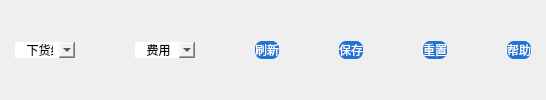
       <widget class="QWidget" name="widget_6" native="true">
        <property name="styleSheet">
         <string notr="true">QPushButton{
	border:none;
	border-radius:12px;	
	font: 15pt &quot;楷体&quot;;	
	background-color: rgb(255, 85, 0);
	color:rgb(255, 255, 255);
}
QPushButton:pressed{
	border:none;
	border-radius:12px;	
	font: 15pt &quot;楷体&quot;;	
	background-color: rgb(255, 85, 0);
	color: rgb(255, 85, 0);
}
QWidget{
	border:none;
}</string>
        </property>
        <layout class="QHBoxLayout" name="horizontalLayout_14">
         <property name="spacing">
          <number>60</number>
         </property>
         <property name="leftMargin">
          <number>15</number>
         </property>
         <property name="topMargin">
          <number>4</number>
         </property>
         <property name="rightMargin">
          <number>15</number>
         </property>
         <property name="bottomMargin">
          <number>4</number>
         </property>
         <item>
          <widget class="QComboBox" name="operation_from_combobox">
           <property name="styleSheet">
            <string notr="true">QComboBox{
	border:none;
	border-radius:7px;	
	font: 15pt &quot;微软雅黑&quot;;	
	background-color: rgb(255, 85, 0);
	color:rgb(255, 255, 255);
}
QComboBox:clicked{
	border:none;
	border-radius:7px;	
	font: 15pt &quot;微软雅黑&quot;;	
	background-color: rgb(255, 85, 0);
	color: rgb(255, 85, 0);
}
QComboBox::drop-down{
	width:30px;
	border-radius:7px;		
}
QComboBox QAbstractItemView{
	background-color:rgb(255, 170, 127);
}
QComboBox Items{
	
	font: 6pt &quot;微软雅黑&quot;;
}
border-color: qconicalgradient(cx:0.5, cy:0.5, angle:0, stop:0 rgba(35, 40, 3, 255), stop:0.16 rgba(136, 106, 22, 255), stop:0.225 rgba(166, 140, 41, 255), stop:0.285 rgba(204, 181, 74, 255), stop:0.345 rgba(235, 219, 102, 255), stop:0.415 rgba(245, 236, 112, 255), stop:0.52 rgba(209, 190, 76, 255), stop:0.57 rgba(187, 156, 51, 255), stop:0.635 rgba(168, 142, 42, 255), stop:0.695 rgba(202, 174, 68, 255), stop:0.75 rgba(218, 202, 86, 255), stop:0.815 rgba(208, 187, 73, 255), stop:0.88 rgba(187, 156, 51, 255), stop:0.935 rgba(137, 108, 26, 255), stop:1 rgba(35, 40, 3, 255));
</string>
           </property>
           <item>
            <property name="text">
             <string>  下货纸</string>
            </property>
           </item>
           <item>
            <property name="text">
             <string>  港源</string>
            </property>
           </item>
           <item>
            <property name="text">
             <string>  庆洋</string>
            </property>
           </item>
           <item>
            <property name="text">
             <string>  荣信</string>
            </property>
           </item>
           <item>
            <property name="text">
             <string>  瑞达</string>
            </property>
           </item>
           <item>
            <property name="text">
             <string>  盛唐</string>
            </property>
           </item>
           <item>
            <property name="text">
             <string>  外运</string>
            </property>
           </item>
           <item>
            <property name="text">
             <string>  新天</string>
            </property>
           </item>
           <item>
            <property name="text">
             <string>  远东</string>
            </property>
           </item>
           <item>
            <property name="text">
             <string>  中荣海</string>
            </property>
           </item>
          </widget>
         </item>
         <item>
          <widget class="QComboBox" name="operation_feiyong_combobox">
           <property name="styleSheet">
            <string notr="true">QComboBox{
	border:none;
	border-radius:7px;	
	font: 15pt &quot;微软雅黑&quot;;	
	background-color: rgb(255, 85, 0);
	color:rgb(255, 255, 255);
}
QComboBox:clicked{
	border:none;
	border-radius:7px;	
	font: 15pt &quot;微软雅黑&quot;;	
	background-color: rgb(255, 85, 0);
	color: rgb(255, 85, 0);
}
QComboBox::drop-down{
	width:30px;
	border-radius:7px;		
}
QComboBox QAbstractItemView{
	background-color:rgb(255, 170, 127);
}
QComboBox Items{
	
	font: 6pt &quot;微软雅黑&quot;;
}
border-color: qconicalgradient(cx:0.5, cy:0.5, angle:0, stop:0 rgba(35, 40, 3, 255), stop:0.16 rgba(136, 106, 22, 255), stop:0.225 rgba(166, 140, 41, 255), stop:0.285 rgba(204, 181, 74, 255), stop:0.345 rgba(235, 219, 102, 255), stop:0.415 rgba(245, 236, 112, 255), stop:0.52 rgba(209, 190, 76, 255), stop:0.57 rgba(187, 156, 51, 255), stop:0.635 rgba(168, 142, 42, 255), stop:0.695 rgba(202, 174, 68, 255), stop:0.75 rgba(218, 202, 86, 255), stop:0.815 rgba(208, 187, 73, 255), stop:0.88 rgba(187, 156, 51, 255), stop:0.935 rgba(137, 108, 26, 255), stop:1 rgba(35, 40, 3, 255));
</string>
           </property>
           <item>
            <property name="text">
             <string>  费用</string>
            </property>
           </item>
           <item>
            <property name="text">
             <string>  结算单</string>
            </property>
           </item>
           <item>
            <property name="text">
             <string>  确认单</string>
            </property>
           </item>
          </widget>
         </item>
         <item>
          <widget class="QPushButton" name="operation_refresh_btn">
           <property name="styleSheet">
            <string notr="true">QPushButton{
	border:none;
	border-radius:7px;	
	font: 15pt &quot;微软雅黑&quot;;	
	background-color: rgb(31, 117, 213);
	color:rgb(255, 255, 255);
}
QPushButton:pressed{
	border:none;
	border-radius:7px;	
	font: 15pt &quot;微软雅黑&quot;;	
	background-color: rgb(31, 117, 213);
	color: rgb(255, 85, 0);
}</string>
           </property>
           <property name="text">
            <string>刷新</string>
           </property>
          </widget>
         </item>
         <item>
          <widget class="QPushButton" name="operation_sql_btn">
           <property name="styleSheet">
            <string>QPushButton{
	border:none;
	border-radius:7px;	
	font: 15pt &quot;微软雅黑&quot;;	
	background-color: rgb(31, 117, 213);
	color:rgb(255, 255, 255);
}
QPushButton:pressed{
	border:none;
	border-radius:7px;	
	font: 15pt &quot;微软雅黑&quot;;	
	background-color: rgb(31, 117, 213);
	color: rgb(255, 85, 0);
}</string>
           </property>
           <property name="text">
            <string>保存</string>
           </property>
          </widget>
         </item>
         <item>
          <widget class="QPushButton" name="operation_reset_btn">
           <property name="styleSheet">
            <string notr="true">QPushButton{
	border:none;
	border-radius:7px;	
	font: 15pt &quot;微软雅黑&quot;;	
	background-color: rgb(31, 117, 213);
	color:rgb(255, 255, 255);
}
QPushButton:pressed{
	border:none;
	border-radius:7px;	
	font: 15pt &quot;微软雅黑&quot;;	
	background-color: rgb(31, 117, 213);
	color: rgb(255, 85, 0);
}</string>
           </property>
           <property name="text">
            <string>重置</string>
           </property>
          </widget>
         </item>
         <item>
          <widget class="QPushButton" name="operation_help_btn">
           <property name="styleSheet">
            <string notr="true">QPushButton{
	border:none;
	border-radius:7px;	
	font: 15pt &quot;微软雅黑&quot;;	
	background-color: rgb(31, 117, 213);
	color:rgb(255, 255, 255);
}
QPushButton:pressed{
	border:none;
	border-radius:7px;	
	font: 15pt &quot;微软雅黑&quot;;	
	background-color: rgb(31, 117, 213);
	color: rgb(255, 85, 0);
}</string>
           </property>
           <property name="text">
            <string>帮助</string>
           </property>
          </widget>
         </item>
        </layout>
       </widget>
